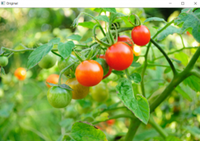
#> input picture Assignment_1/tomatoes.png, 200 x 141 px
$ python problem_5.py
#> lines starting #> are read from the running program, lines starting #| are printed output that depends on the picture
#problem 5-
#------------------------------------#
# when B = G = R, the result is a shade of gray — not a color hue.
#------------------------------------#
import cv2
import numpy as np

#read a colored img &-
# 1. convert it into greyscale img using opencv
# and apply gaussian blur with kernel size of (9,9) and display
image=cv2.imread("tomatoes.png")
#> image is the input picture: shape (141, 200, 3); mean B, G, R 74.3, 165.6, 134
#cv2.cvtcolor(src,cv2._FromToWhat_)
gray=cv2.cvtColor(image, cv2.COLOR_BGR2GRAY)
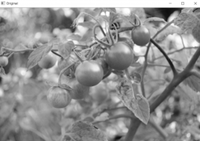
#> gray: shape (141, 200); min 13, max 255, mean 145.7
Gaussian = cv2.GaussianBlur(gray, (9, 9), 0)
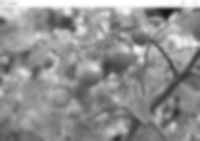
#> Gaussian: shape (141, 200); min 18, max 255, mean 145.7
cv2.imshow('Gaussian Blurring', Gaussian)
cv2.waitKey(0)

#2 create a white img of same size and subtract the blurres grayscale img from the white img.//same as inversion of image
#display the result img.

height, width, channels = image.shape
#> height = 141; width = 200; channels = 3
white=np.ones((height,width,channels), dtype=np.uint8)*255
#------------------------------------#
#np.ones(shape, dtype=None) sets all val to one
#shape- tuple showing shape of arr to create: (height,width), (3,3)
#dtype(optional)- data type of elements
#for rgb img, np.ones((100, 100, 3), dtype=np.uint8)
#100x100 pixel grid, the 3 represents that each pixel has 3 components
#all vals set to 1
#multiplying by 255 tomake them white[255,255,255]

# if wanted black, np.zeros(shape, dtype)
#---------------------------------#

#---------------------------------#
#white is 3 channel img and gaus  1 channel(grey)
#subtracting (H,w) with (H,W,3) -> can't so need to convert gaussian to 3 chanel
#makes it 3 channel but with all having same grey value
#eg-
# When you convert to [100, 100, 100] — all three channels have the
# same intensity, so they combine evenly to form:
# gray color that’s visually identical to grayscale value 100.
#---------------------------------#
gray_3ch = cv2.cvtColor(Gaussian, cv2.COLOR_GRAY2BGR)
new_img = cv2.subtract(white, gray_3ch)
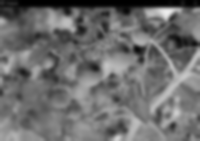
#> new_img: shape (141, 200, 3); min 0, max 237, mean 109.3
#> white: shape (141, 200, 3); every value is 255

cv2.imshow("new img", new_img)
cv2.imshow("og img",gray)
cv2.waitKey(0)

#3 create blank img size(512,512)
#ceate a rectangle of blue color with top left cornor at (50,50) and bottom right (462,462) with thickness of 3 pixels
#draw circle of r=50, centre(300,300) filled with green color
#draw red diagonal line starting from top-R to bottom-L corner of thivkness=2pixels

new_img_1=np.zeros((512,512,3),dtype=np.uint8)    #black
#rectangle
#to draw rect- cv2.rectangle(image, start_point, end_point, color, thickness) color in (,,) format
cv2.rectangle(new_img_1, (50,50), (462,462),(255,0,0), 3)
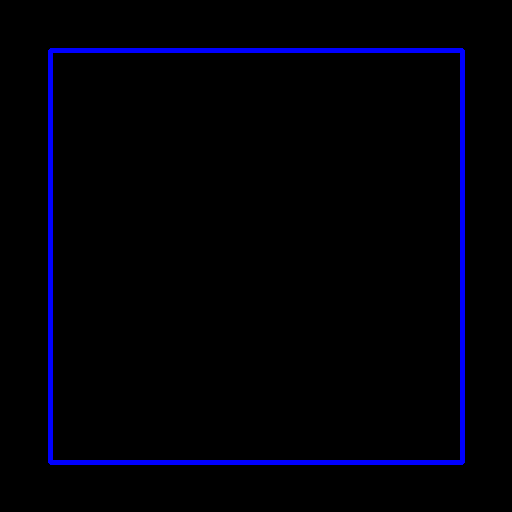
#> new_img_1: shape (512, 512, 3); mean of channels 0, 1, 2 8, 0, 0; drawn as B, G, R
#---------------------------------#
#circle
#cv2.circle(img, center, radius, color, thickness=None, lineType=None, shift=None)
#thickness - Circle outline thickness. If -1:circle is filled.
# lineType (Optional)- Circle boundary type. Default is 8-connected line.
# shift (Optional)- Number of fractional bits in center coordinates and radius.
#---------------------------------#
cv2.circle(new_img_1, (300,300), 50, (0,225,0), -1)

#diagonal line
# cv2.line(image, start_point, end_point, color, thickness)
cv2.line(new_img_1, (0,0), (512,512), (0,0,225), 22)
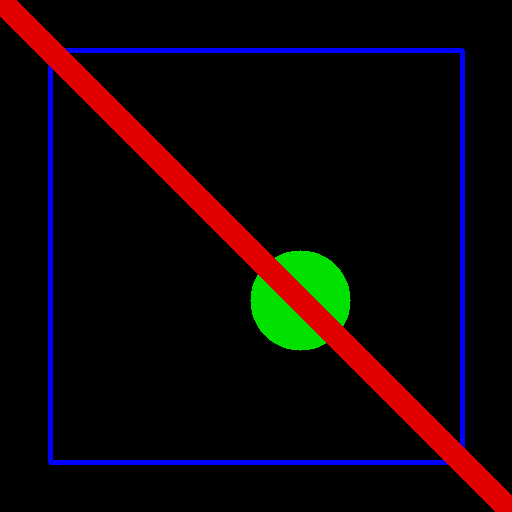
#> new_img_1: shape (512, 512, 3); mean of channels 0, 1, 2 7.7, 4.7, 14.3; drawn as B, G, R

cv2.imshow("drawing", new_img_1)
cv2.waitKey(0)

cv2.destroyAllWindows()
